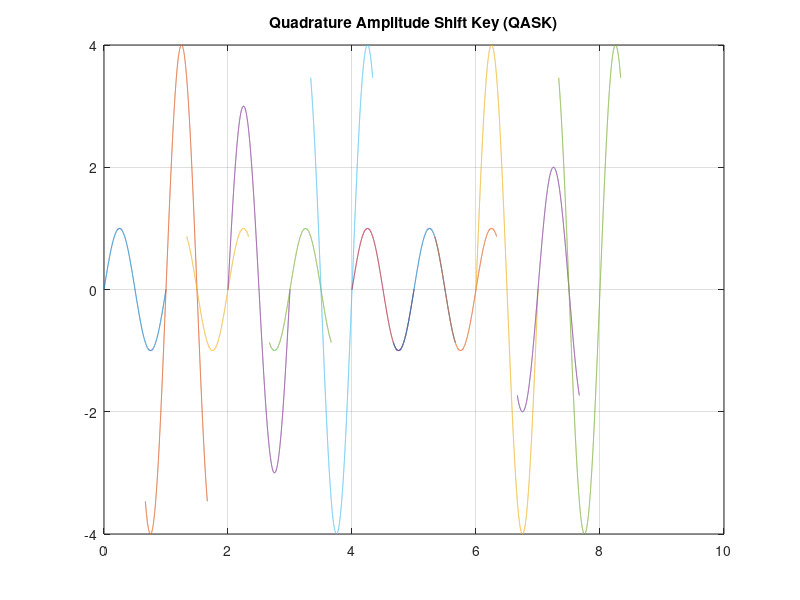

This figure's MATLAB source:
x=[0 0 1 1 0 0 1 0 0 0 1 1 0 0 0 0 0 0 1 1 0 1 1 1];
n=length(x);
i=1;
while i<n+1
 t=(i-1)/3:1/5000:(i+2)/3;
if (x(i)== 0 && x(i+1) == 0)
ask=1*sin(2*pi*1*t);%H=1
elseif (x(i)== 0 && x(i+1) == 1)
ask=2*sin(2*pi*1*t);%H=1
elseif (x(i)== 1 && x(i+1) == 0)
ask=3*sin(2*pi*1*t);%H=1
elseif (x(i)== 1 && x(i+1) == 1)
ask=4*sin(2*pi*1*t);%H=1
end
plot(t,ask);
hold on;
grid on;
title('Quadrature Amplitude Shift Key (QASK)');
i=i+2;
end